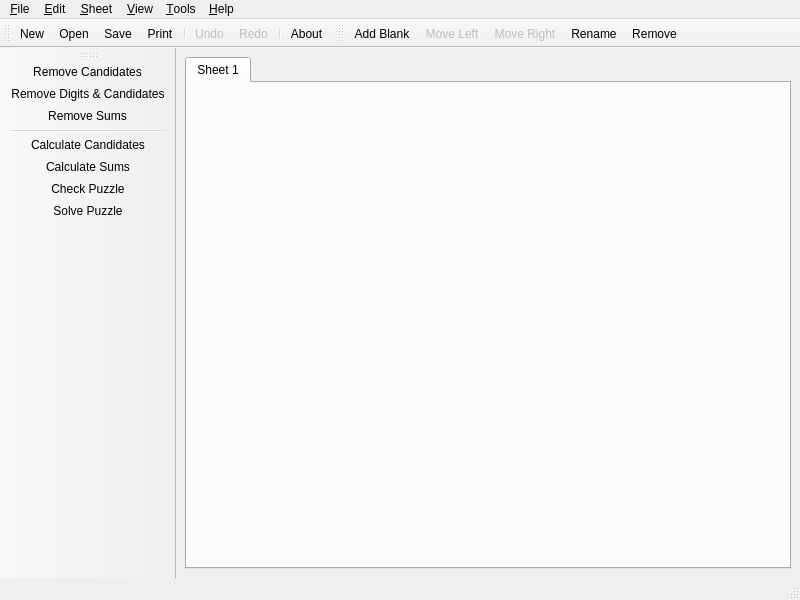
<ui version="4.0" >
 <class>MainWindow</class>
 <widget class="QMainWindow" name="MainWindow" >
  <property name="geometry" >
   <rect>
    <x>0</x>
    <y>0</y>
    <width>800</width>
    <height>600</height>
   </rect>
  </property>
  <property name="contextMenuPolicy" >
   <enum>Qt::NoContextMenu</enum>
  </property>
  <property name="windowTitle" >
   <string>Kakuro Editor</string>
  </property>
  <widget class="QWidget" name="centralwidget" >
   <layout class="QHBoxLayout" >
    <property name="margin" >
     <number>9</number>
    </property>
    <property name="spacing" >
     <number>6</number>
    </property>
    <item>
     <widget class="QTabWidget" name="sheets" >
      <property name="whatsThis" >
       <string>Your Kakuro sheets are displayed here.</string>
      </property>
      <widget class="QWidget" name="sheet1" >
       <attribute name="title" >
        <string>Sheet 1</string>
       </attribute>
      </widget>
     </widget>
    </item>
   </layout>
  </widget>
  <widget class="QMenuBar" name="menubar" >
   <property name="geometry" >
    <rect>
     <x>0</x>
     <y>0</y>
     <width>800</width>
     <height>26</height>
    </rect>
   </property>
   <widget class="QMenu" name="menu_Help" >
    <property name="title" >
     <string>&amp;Help</string>
    </property>
    <addaction name="actionAbout" />
   </widget>
   <widget class="QMenu" name="menu_File" >
    <property name="title" >
     <string>&amp;File</string>
    </property>
    <addaction name="actionFileNew" />
    <addaction name="actionFileOpen" />
    <addaction name="separator" />
    <addaction name="actionFileSave" />
    <addaction name="actionFileSaveAs" />
    <addaction name="separator" />
    <addaction name="actionPrint" />
    <addaction name="separator" />
    <addaction name="actionQuit" />
   </widget>
   <widget class="QMenu" name="menu_Edit" >
    <property name="title" >
     <string>&amp;Edit</string>
    </property>
    <addaction name="actionUndo" />
    <addaction name="actionRedo" />
   </widget>
   <widget class="QMenu" name="menu_Sheet" >
    <property name="title" >
     <string>&amp;Sheet</string>
    </property>
    <addaction name="actionSheetNew" />
    <addaction name="separator" />
    <addaction name="actionSheetMoveLeft" />
    <addaction name="actionSheetMoveRight" />
    <addaction name="actionSheetRename" />
    <addaction name="actionSheetRemove" />
    <addaction name="separator" />
    <addaction name="actionCrop" />
    <addaction name="actionEnlarge" />
    <addaction name="separator" />
    <addaction name="actionImport" />
    <addaction name="actionExport" />
    <addaction name="separator" />
    <addaction name="actionSheetSaveAsImage" />
   </widget>
   <widget class="QMenu" name="menuTools" >
    <property name="title" >
     <string>&amp;Tools</string>
    </property>
    <addaction name="actionCalculateCandidates" />
    <addaction name="actionCalculateSums" />
    <addaction name="separator" />
    <addaction name="actionClearCandidates" />
    <addaction name="actionClearDigits" />
    <addaction name="actionClearSums" />
    <addaction name="separator" />
    <addaction name="actionCheckPuzzle" />
    <addaction name="actionSolvePuzzle" />
   </widget>
   <widget class="QMenu" name="menu_View" >
    <property name="title" >
     <string>&amp;View</string>
    </property>
    <addaction name="actionShowFileToolbar" />
    <addaction name="actionShowSheetToolbar" />
    <addaction name="actionShowToolsToolbar" />
    <addaction name="separator" />
    <addaction name="actionShowHints" />
   </widget>
   <addaction name="menu_File" />
   <addaction name="menu_Edit" />
   <addaction name="menu_Sheet" />
   <addaction name="menu_View" />
   <addaction name="menuTools" />
   <addaction name="menu_Help" />
  </widget>
  <widget class="QStatusBar" name="statusbar" />
  <widget class="QToolBar" name="fileToolbar" >
   <property name="windowTitle" >
    <string>File Toolbar</string>
   </property>
   <property name="orientation" >
    <enum>Qt::Horizontal</enum>
   </property>
   <attribute name="toolBarArea" >
    <number>4</number>
   </attribute>
   <addaction name="actionFileNew" />
   <addaction name="actionFileOpen" />
   <addaction name="actionFileSave" />
   <addaction name="actionPrint" />
   <addaction name="separator" />
   <addaction name="actionUndo" />
   <addaction name="actionRedo" />
   <addaction name="separator" />
   <addaction name="actionAbout" />
  </widget>
  <widget class="QToolBar" name="sheetToolbar" >
   <property name="windowTitle" >
    <string>Sheet Toolbar</string>
   </property>
   <property name="orientation" >
    <enum>Qt::Horizontal</enum>
   </property>
   <attribute name="toolBarArea" >
    <number>4</number>
   </attribute>
   <addaction name="actionSheetNew" />
   <addaction name="actionSheetMoveLeft" />
   <addaction name="actionSheetMoveRight" />
   <addaction name="actionSheetRename" />
   <addaction name="actionSheetRemove" />
  </widget>
  <widget class="QToolBar" name="toolsToolbar" >
   <property name="windowTitle" >
    <string>Tools Toolbar</string>
   </property>
   <property name="orientation" >
    <enum>Qt::Vertical</enum>
   </property>
   <attribute name="toolBarArea" >
    <number>1</number>
   </attribute>
   <addaction name="actionClearCandidates" />
   <addaction name="actionClearDigits" />
   <addaction name="actionClearSums" />
   <addaction name="separator" />
   <addaction name="actionCalculateCandidates" />
   <addaction name="actionCalculateSums" />
   <addaction name="actionCheckPuzzle" />
   <addaction name="actionSolvePuzzle" />
  </widget>
  <action name="actionQuit" >
   <property name="text" >
    <string>&amp;Quit</string>
   </property>
   <property name="toolTip" >
    <string>Quit the application</string>
   </property>
   <property name="shortcut" >
    <string>Ctrl+Q</string>
   </property>
  </action>
  <action name="actionFileNew" >
   <property name="icon" >
    <iconset resource="resources.qrc" >:/icons/FileNew.png</iconset>
   </property>
   <property name="text" >
    <string>&amp;New...</string>
   </property>
   <property name="toolTip" >
    <string>Start new file</string>
   </property>
   <property name="shortcut" >
    <string>Ctrl+N</string>
   </property>
  </action>
  <action name="actionFileOpen" >
   <property name="icon" >
    <iconset resource="resources.qrc" >:/icons/FileOpen.png</iconset>
   </property>
   <property name="text" >
    <string>&amp;Open...</string>
   </property>
   <property name="toolTip" >
    <string>Open existing file</string>
   </property>
   <property name="shortcut" >
    <string>Ctrl+O</string>
   </property>
  </action>
  <action name="actionFileSave" >
   <property name="icon" >
    <iconset resource="resources.qrc" >:/icons/FileSave.png</iconset>
   </property>
   <property name="text" >
    <string>&amp;Save</string>
   </property>
   <property name="toolTip" >
    <string>Save current file</string>
   </property>
   <property name="shortcut" >
    <string>Ctrl+S</string>
   </property>
  </action>
  <action name="actionFileSaveAs" >
   <property name="text" >
    <string>Save &amp;As...</string>
   </property>
   <property name="toolTip" >
    <string>Save current file at a new location</string>
   </property>
  </action>
  <action name="actionAbout" >
   <property name="icon" >
    <iconset resource="resources.qrc" >:/icons/About.png</iconset>
   </property>
   <property name="text" >
    <string>&amp;About...</string>
   </property>
   <property name="toolTip" >
    <string>About this application</string>
   </property>
  </action>
  <action name="actionSheetNew" >
   <property name="icon" >
    <iconset resource="resources.qrc" >:/icons/SheetNew.png</iconset>
   </property>
   <property name="text" >
    <string>&amp;Add Blank</string>
   </property>
   <property name="toolTip" >
    <string>Add a blank sheet</string>
   </property>
   <property name="shortcut" >
    <string>Ctrl+Shift+N</string>
   </property>
  </action>
  <action name="actionSheetRemove" >
   <property name="icon" >
    <iconset resource="resources.qrc" >:/icons/SheetRemove.png</iconset>
   </property>
   <property name="text" >
    <string>&amp;Remove...</string>
   </property>
   <property name="toolTip" >
    <string>Remove the current sheet</string>
   </property>
   <property name="shortcut" >
    <string>Ctrl+Shift+W</string>
   </property>
  </action>
  <action name="actionSheetRename" >
   <property name="icon" >
    <iconset resource="resources.qrc" >:/icons/SheetRename.png</iconset>
   </property>
   <property name="text" >
    <string>Re&amp;name...</string>
   </property>
   <property name="toolTip" >
    <string>Rename the current sheet</string>
   </property>
   <property name="shortcut" >
    <string>F2</string>
   </property>
  </action>
  <action name="actionExport" >
   <property name="text" >
    <string>&amp;Export...</string>
   </property>
   <property name="toolTip" >
    <string>Export the current sheet</string>
   </property>
  </action>
  <action name="actionCalculateCandidates" >
   <property name="icon" >
    <iconset resource="resources.qrc" >:/icons/CalculateCandidates.png</iconset>
   </property>
   <property name="text" >
    <string>Calculate Candidates</string>
   </property>
   <property name="toolTip" >
    <string>Calculate candidates for open cells</string>
   </property>
  </action>
  <action name="actionSolvePuzzle" >
   <property name="icon" >
    <iconset resource="resources.qrc" >:/icons/SolvePuzzle.png</iconset>
   </property>
   <property name="text" >
    <string>&amp;Solve Puzzle</string>
   </property>
   <property name="toolTip" >
    <string>Solve this puzzle</string>
   </property>
  </action>
  <action name="actionClearCandidates" >
   <property name="icon" >
    <iconset resource="resources.qrc" >:/icons/ClearCandidates.png</iconset>
   </property>
   <property name="text" >
    <string>Remove Candidates</string>
   </property>
   <property name="toolTip" >
    <string>Remove all candidates from this sheet</string>
   </property>
  </action>
  <action name="actionClearDigits" >
   <property name="icon" >
    <iconset resource="resources.qrc" >:/icons/ClearDigits.png</iconset>
   </property>
   <property name="text" >
    <string>Remove Digits &amp;&amp; Candidates</string>
   </property>
   <property name="toolTip" >
    <string>Remove digits and candidates from this sheet</string>
   </property>
  </action>
  <action name="actionCheckPuzzle" >
   <property name="icon" >
    <iconset resource="resources.qrc" >:/icons/CheckPuzzle.png</iconset>
   </property>
   <property name="text" >
    <string>Check Puzzle</string>
   </property>
   <property name="toolTip" >
    <string>Check the validity of the current sheet</string>
   </property>
  </action>
  <action name="actionGeneratePuzzle" >
   <property name="text" >
    <string>Generate New...</string>
   </property>
   <property name="toolTip" >
    <string>Generate a new puzzle</string>
   </property>
  </action>
  <action name="actionEnlarge" >
   <property name="text" >
    <string>En&amp;large</string>
   </property>
   <property name="toolTip" >
    <string>Enlarge this sheet</string>
   </property>
  </action>
  <action name="actionCrop" >
   <property name="text" >
    <string>&amp;Crop</string>
   </property>
   <property name="toolTip" >
    <string>Remove unused space from the sheet</string>
   </property>
  </action>
  <action name="actionUndo" >
   <property name="enabled" >
    <bool>false</bool>
   </property>
   <property name="icon" >
    <iconset resource="resources.qrc" >:/icons/Undo.png</iconset>
   </property>
   <property name="text" >
    <string>&amp;Undo</string>
   </property>
   <property name="toolTip" >
    <string>Undo last modification</string>
   </property>
   <property name="shortcut" >
    <string>Ctrl+Z</string>
   </property>
   <property name="menuRole" >
    <enum>QAction::QuitRole</enum>
   </property>
  </action>
  <action name="actionRedo" >
   <property name="enabled" >
    <bool>false</bool>
   </property>
   <property name="icon" >
    <iconset resource="resources.qrc" >:/icons/Redo.png</iconset>
   </property>
   <property name="text" >
    <string>Re&amp;do</string>
   </property>
   <property name="toolTip" >
    <string>Redo an undone modificiation</string>
   </property>
   <property name="shortcut" >
    <string>Ctrl+Shift+Z</string>
   </property>
  </action>
  <action name="actionClearSums" >
   <property name="icon" >
    <iconset resource="resources.qrc" >:/icons/ClearSums.png</iconset>
   </property>
   <property name="text" >
    <string>Remove Sums</string>
   </property>
   <property name="toolTip" >
    <string>Remove all sums from this sheet</string>
   </property>
  </action>
  <action name="actionCalculateSums" >
   <property name="icon" >
    <iconset resource="resources.qrc" >:/icons/CalculateSums.png</iconset>
   </property>
   <property name="text" >
    <string>Calculate Sums</string>
   </property>
   <property name="toolTip" >
    <string>Calculate sums for this sheet</string>
   </property>
  </action>
  <action name="actionImport" >
   <property name="text" >
    <string>&amp;Import...</string>
   </property>
   <property name="toolTip" >
    <string>Import a new sheet</string>
   </property>
  </action>
  <action name="actionShowFileToolbar" >
   <property name="checkable" >
    <bool>true</bool>
   </property>
   <property name="checked" >
    <bool>true</bool>
   </property>
   <property name="text" >
    <string>Show &amp;File Toolbar</string>
   </property>
   <property name="toolTip" >
    <string>Show file toolbar</string>
   </property>
  </action>
  <action name="actionShowSheetToolbar" >
   <property name="checkable" >
    <bool>true</bool>
   </property>
   <property name="checked" >
    <bool>true</bool>
   </property>
   <property name="text" >
    <string>Show &amp;Sheet Toolbar</string>
   </property>
   <property name="toolTip" >
    <string>Show sheet toolbar</string>
   </property>
  </action>
  <action name="actionShowToolsToolbar" >
   <property name="checkable" >
    <bool>true</bool>
   </property>
   <property name="checked" >
    <bool>true</bool>
   </property>
   <property name="text" >
    <string>Show &amp;Tools Toolbar</string>
   </property>
   <property name="toolTip" >
    <string>Show tools toolbar</string>
   </property>
  </action>
  <action name="actionSheetMoveLeft" >
   <property name="enabled" >
    <bool>false</bool>
   </property>
   <property name="icon" >
    <iconset resource="resources.qrc" >:/icons/SheetMoveLeft.png</iconset>
   </property>
   <property name="text" >
    <string>Move Left</string>
   </property>
   <property name="toolTip" >
    <string>Move this sheet one place to the left</string>
   </property>
   <property name="shortcut" >
    <string>Ctrl+Shift+Left</string>
   </property>
  </action>
  <action name="actionSheetMoveRight" >
   <property name="enabled" >
    <bool>false</bool>
   </property>
   <property name="icon" >
    <iconset resource="resources.qrc" >:/icons/SheetMoveRight.png</iconset>
   </property>
   <property name="text" >
    <string>Move Right</string>
   </property>
   <property name="toolTip" >
    <string>Move this sheet one place to the right</string>
   </property>
   <property name="shortcut" >
    <string>Ctrl+Shift+Right</string>
   </property>
  </action>
  <action name="actionPrint" >
   <property name="icon" >
    <iconset resource="resources.qrc" >:/icons/FilePrint.png</iconset>
   </property>
   <property name="text" >
    <string>&amp;Print</string>
   </property>
   <property name="toolTip" >
    <string>Print the current file</string>
   </property>
   <property name="shortcut" >
    <string/>
   </property>
  </action>
  <action name="actionSheetSaveAsImage" >
   <property name="text" >
    <string>Save As &amp;Image...</string>
   </property>
   <property name="toolTip" >
    <string>Save the current sheet in an image file</string>
   </property>
  </action>
  <action name="actionShowHints" >
   <property name="checkable" >
    <bool>true</bool>
   </property>
   <property name="checked" >
    <bool>true</bool>
   </property>
   <property name="text" >
    <string>Show &amp;Hints in Status Bar</string>
   </property>
  </action>
 </widget>
 <resources>
  <include location="resources.qrc" />
 </resources>
 <connections/>
</ui>
